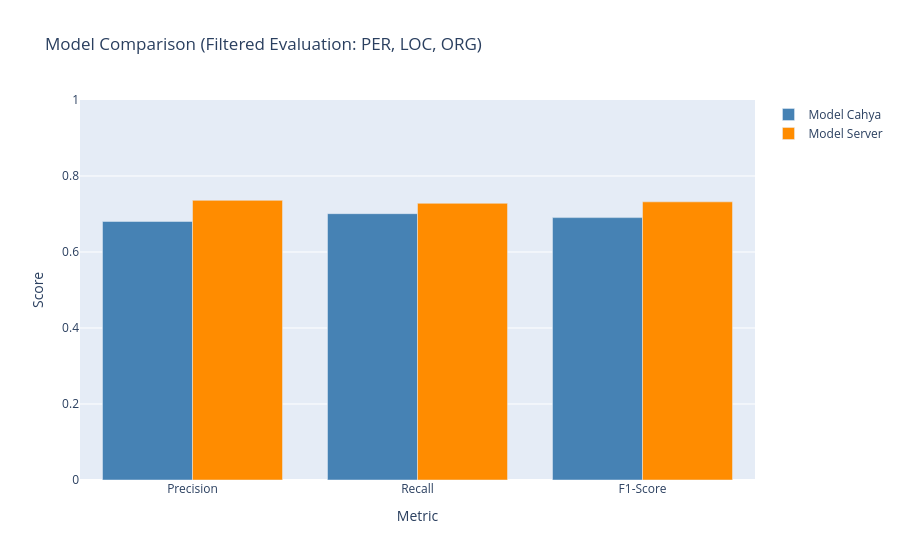

The notebook cell this image was saved under:
### Markdown cell above
## Filtered Evaluation Comparison

### Code cell
fig_filtered = go.Figure(data=[
    go.Bar(name='Model Cahya', x=['Precision', 'Recall', 'F1-Score'],
           y=[cahya_precision_filtered, cahya_recall_filtered, cahya_f1_filtered], marker_color='steelblue'),
    go.Bar(name='Model Server', x=['Precision', 'Recall', 'F1-Score'],
           y=[server_precision_filtered, server_recall_filtered, server_f1_filtered], marker_color='darkorange')
])

fig_filtered.update_layout(
    title='Model Comparison (Filtered Evaluation: PER, LOC, ORG)',
    xaxis_title='Metric',
    yaxis_title='Score',
    barmode='group',
    yaxis=dict(range=[0, 1])
)

fig_filtered.show()

### Figure 1 — Plotly figure (JSON) as saved in the notebook; plotly's stock layout.template omitted (floating-point values rounded to 4 significant figures)
{"data": [{"marker": {"color": "steelblue"}, "name": "Model Cahya", "type": "bar", "x": ["Precision", "Recall", "F1-Score"], "y": [0.6804, 0.7009, 0.6905]}, {"marker": {"color": "darkorange"}, "name": "Model Server", "type": "bar", "x": ["Precision", "Recall", "F1-Score"], "y": [0.7359, 0.7281, 0.732]}], "layout": {"barmode": "group", "title": {"text": "Model Comparison (Filtered Evaluation: PER, LOC, ORG)"}, "xaxis": {"title": {"text": "Metric"}}, "yaxis": {"range": [0, 1], "title": {"text": "Score"}}}}
